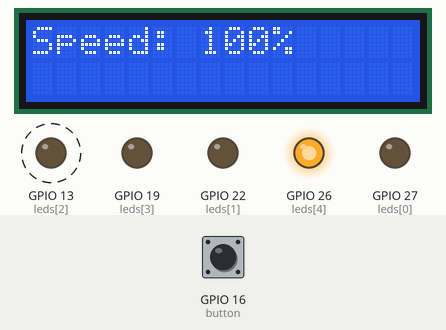
Simulated run of this program. Board: Raspberry Pi (BCM pin numbers). Shown: 16×2 character LCD, output pins drawn as LEDs (lit = HIGH). Dashed ring = blinking. The test bench sets the inputs (shaded band); at power-on: GPIO 16 (button) HIGH. Threads take turns every 2 ms.

Above: at 1.28 s.
1.3 s: GPIO 16 (button) pulled LOW for 0.15 s
At 1.43 s:
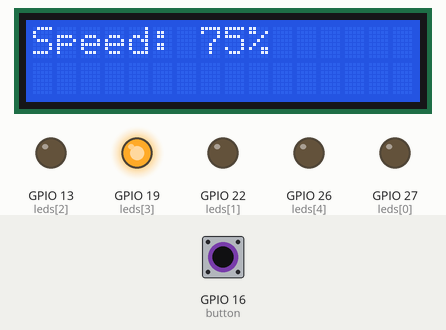
2.0 s: GPIO 16 (button) pulled LOW for 1 s
At 2.28 s:
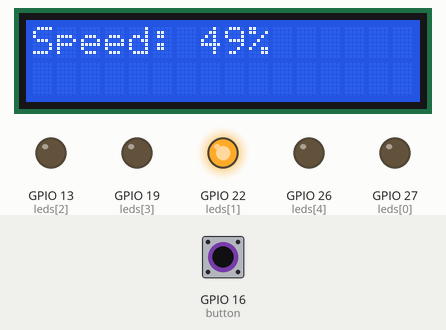
3.6 s: GPIO 16 (button) pulled LOW for 0.15 s
At 3.84 s:
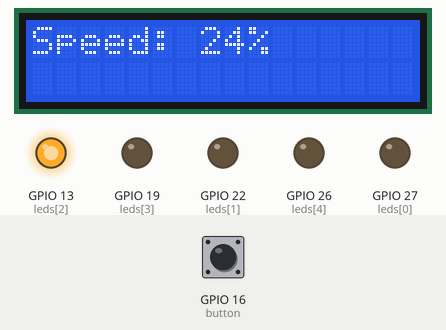
4.3 s: GPIO 16 (button) pulled LOW for 1 s
At 4.8 s:
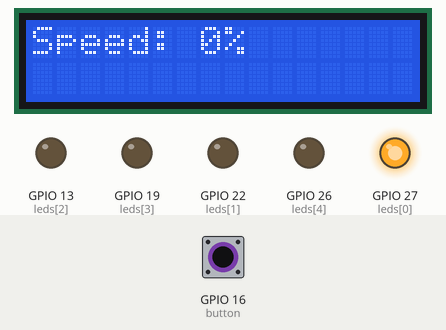
Timing chart, 0 to 7.8 s (numbered marks = the images above; inputs shaded):
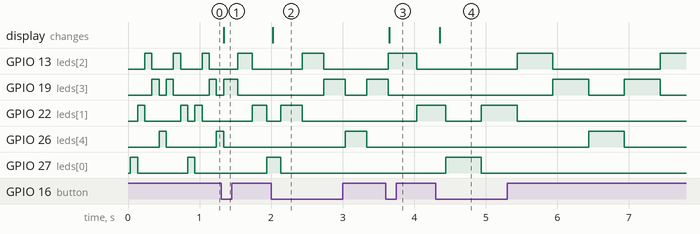

The program:

Part1.py
```python
#!/usr/bin/python3
# Program: LNX255 Project 03
# Student: Md. Junain Muntasir
# Date: July 2024

from gpiozero import PWMLED, Button
from signal import pause, signal, SIGTERM, SIGHUP
from time import sleep
from threading import Thread
from rpi_lcd import LCD

# Initialize delay variables
min_delay = 0.1
max_delay = 0.5
delay_step = 0.1
delay = min_delay
speed_percent = int((min_delay / delay_step) * 100)
active = True

# Using specified GPIO pins for LEDs
leds = (
    PWMLED(27),
    PWMLED(22),
    PWMLED(13),
    PWMLED(19),
    PWMLED(26)
)

# Using specified GPIO pin for the button
button = Button(16)

# Initialize the LCD
lcd = LCD()

# Cleanup function to handle termination signals
def cleanup(signum, frame):
    exit(1)

# Function to change speed when the button is pressed
def change_speed():
    global delay, speed_percent

    delay += delay_step
    if delay > max_delay:
        delay = min_delay

    speed_percent = int((1 - (delay - min_delay) / (max_delay - min_delay)) * 100)
    lcd.text(f"Speed: {speed_percent}%", 1)

# Function to display the LED pattern
def show_pattern():
    try:
        while active:
            for num in (0, 1, 2, 3, 4, 3, 2, 1):
                leds[num].on()
                sleep(delay)
                leds[num].off()
    except AttributeError:
        pass

try:
    # Set up signal handlers for clean termination
    signal(SIGTERM, cleanup)
    signal(SIGHUP, cleanup)

    # Configure button press to change speed
    button.when_pressed = change_speed

    # Start LED pattern thread
    pattern_thread = Thread(target=show_pattern)
    pattern_thread.start()

    # Display initial speed on the LCD
    lcd.text(f"Speed: {speed_percent}%", 1)

    # Wait indefinitely until interrupted
    pause()

except KeyboardInterrupt:
    pass

finally:
    # Clean up resources on exit
    active = False
    pattern_thread.join()
    lcd.clear()
    for led in leds:
        led.close()
    sleep(0.25)
```

Measured:
- after the input at 1.3 s, the display: changes at once (image 1)
- after the input at 2.0 s, the display: changes at once (image 2)
- after the input at 3.6 s, GPIO 27 (leds[0]): stays LOW (without the input it goes to HIGH after 0.64 s); the display: changes after 0.05 s (image 3)
- after the input at 4.3 s, the display: changes after 0.05 s (image 4)
- by itself, GPIO 19 (leds[3]): alternates HIGH for 0.50 s and LOW for 0.50 s
